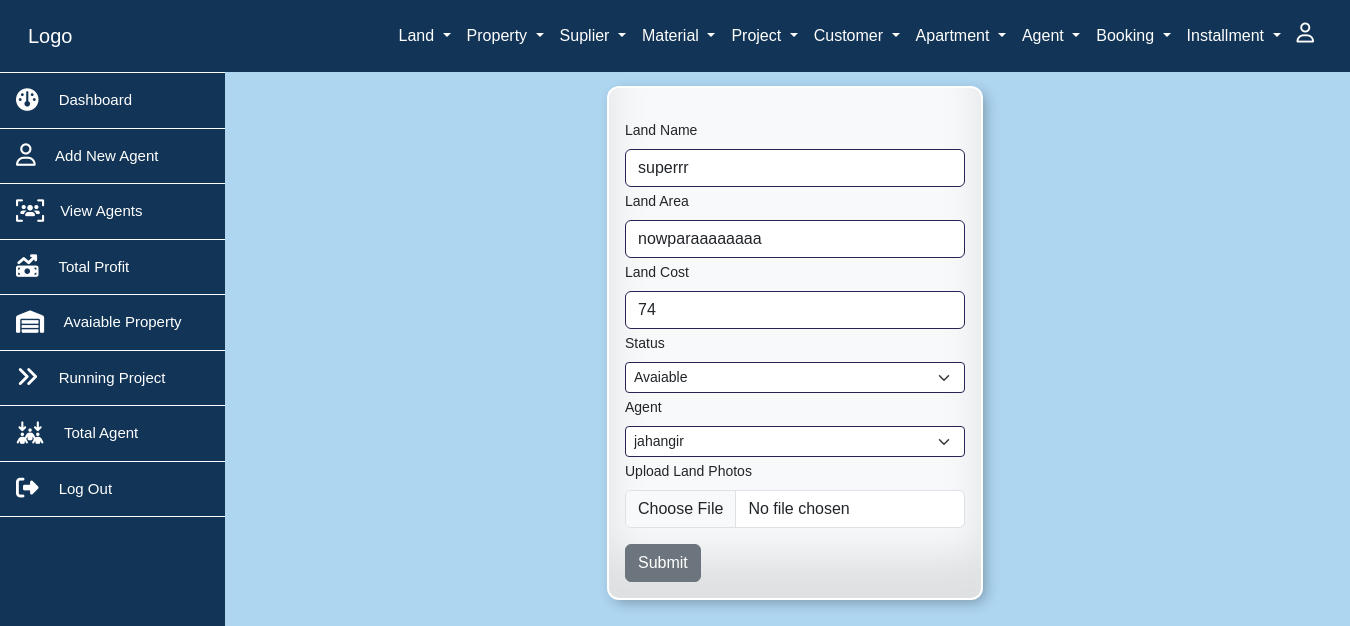
Page /pages/land/updatedata.php?id=5 on the committed database.
### tables this page shows
CREATE TABLE `land` (
  `land_id` int(11) NOT NULL,
  `land_name` varchar(55) NOT NULL,
  `land_area` varchar(55) NOT NULL,
  `land_cost` decimal(10,0) NOT NULL,
  `land_agent_id` int(55) NOT NULL,
  `ls_id` int(11) NOT NULL,
  `land_img` varchar(50) NOT NULL
);

CREATE TABLE `land_status` (
  `ls_id` int(11) NOT NULL,
  `is_name` varchar(55) NOT NULL
);

CREATE TABLE `land_agent` (
  `land_agent_id` int(11) NOT NULL,
  `land_agent_name` varchar(55) NOT NULL,
  `land_agent_location` varchar(55) NOT NULL,
  `land_agent_contact` varchar(55) NOT NULL,
  `agent_img` varchar(50) NOT NULL
);

### pages/land/updatedata.php (the view, shortened to what this page needs)
<?php include('../../includes/conf.php');
    $userid = $_GET['id'];
    $sql = "SELECT * FROM land where land_id = $userid";
    $result = $conn->query($sql);
    $row = $result->fetch_assoc();
?>
<div class="col-md-12 container d-flex justify-content-center bg">
  <div class="col-md-4">
  <form method="post" class="col-md-12 bg-light mt-3 pdiv" enctype="multipart/form-data">
  <div class="p-3">
  <div>
      <label for="land" class="form-label mt-3">Land Name</label>
      <input type="text" class="form-control mb-1 in" id="land" name="lname" value="<?= $row['land_name']?>">
    </div>
    <div >
      <label for="larea" class="form-label">Land Area</label>
      <input type="text" class="form-control mb-1 in" id="larea" name="larea" value="<?= $row['land_area']?>">
    </div>
    <div >
      <label for="larea" class="form-label">Land Cost</label>
      <input type="text" class="form-control mb-1 in" id="larea" name="lcost" value="<?= $row['land_cost']?>">
    </div>
    <div >
    <label for="larea" class="form-label">Status</label>
      <select class="form-select form-select-sm in mb-1" name="status" aria-label=".form-select-sm example">
        <?php
         $sql = "SELECT * FROM land_status";
         $result = $conn->query($sql);
         while ($rows = $result->fetch_assoc()) {
        ?>
          <option value= "<?=$rows['ls_id'];?>" <?php if($rows['ls_id']==$row['ls_id']){echo 'selected';}?>><?php echo$rows['is_name'];?></option>
          <?php }?>
      </select>
    </div>
    <div >
    <label for="larea" class="form-label">Agent</label>
      <select class="form-select form-select-sm in mb-1" name="agent" aria-label=".form-select-sm example">
        <?php
         $sql = "SELECT * FROM land_agent";
         $result = $conn->query($sql);
         while ($rows = $result->fetch_assoc()) {
        ?>
          <option value= "<?= $rows['land_agent_id'];?>" <?php if($rows['land_agent_id']==$row['land_agent_id']){echo 'selected';};?>>
          <?php echo$rows['land_agent_name'];?>
        </option>
          <?php }?>
      </select>
    </div>
    <div class="mb-3">
      <label for="formFile" class="form-label">Upload Land Photos</label>
      <input class="form-control" type="file" id="formFile" name='pic'>
  </div>
  <input type="submit" class="btn btn-secondary" name="sub">
  </form>
</div>
</div>

### rows in the picture
land: lname "superrr", larea "nowparaaaaaaaa", lcost "74", status "Avaiable", agent "jahangir"
